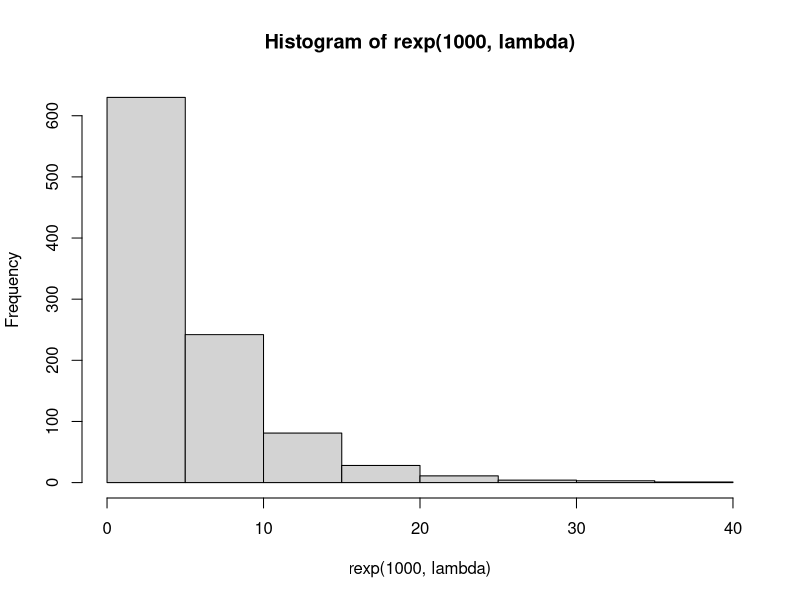
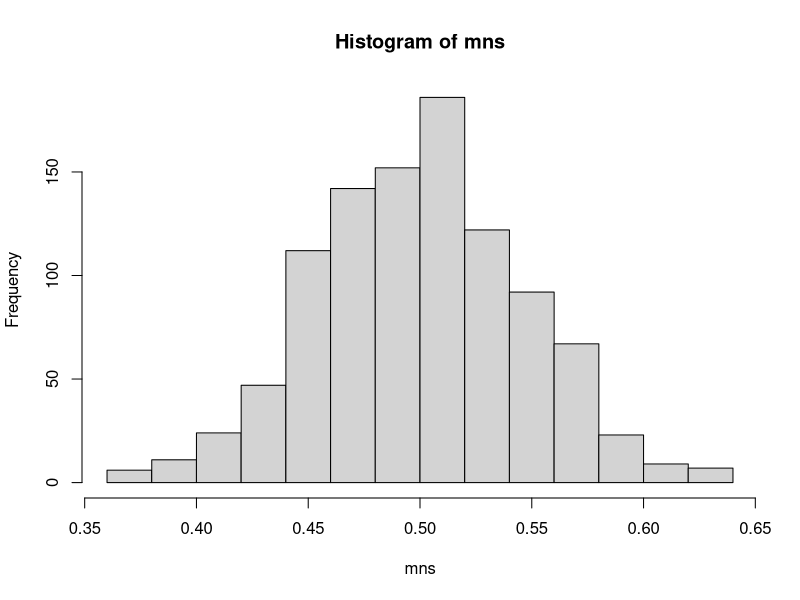
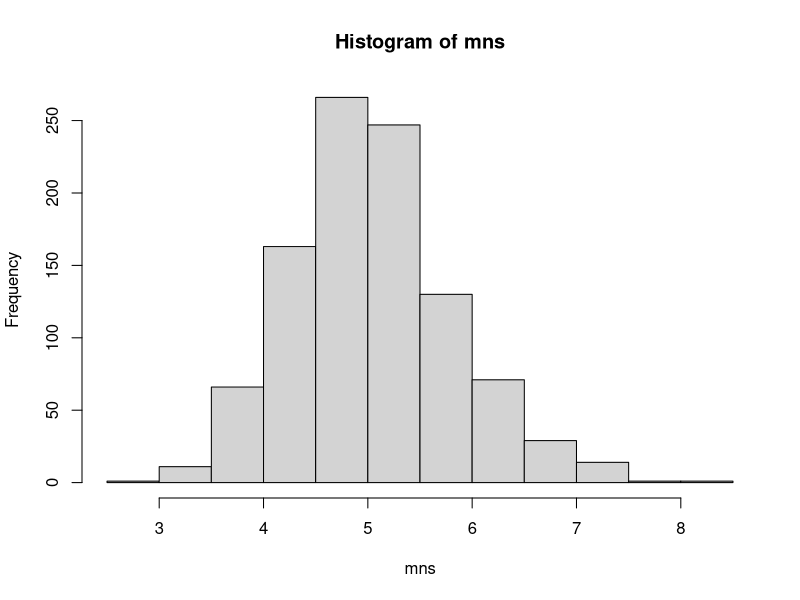
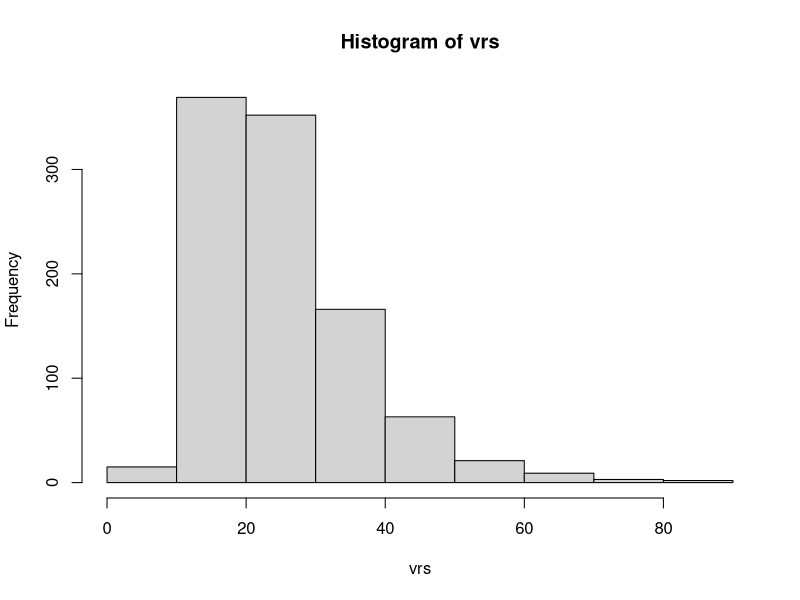
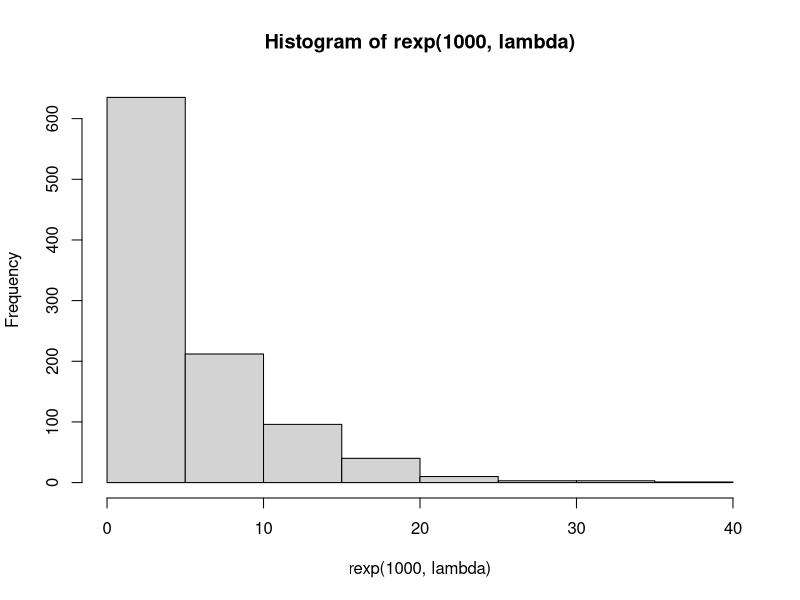

The R script that drew these images, in order:
# Simulation

lambda = 0.2
hist(rexp(1000, lambda))

mns = NULL
for (i in 1 : 1000) mns = c(mns, mean(runif(40)))
hist(mns)
median(mns)
mean(mns)

mns = NULL
vrs = NULL
for (i in 1 : 1000) {
    expdist <- rexp(40, lambda)
    mns = c(mns, mean(expdist))
    vrs = c(vrs, var(expdist))
}
hist(mns)
hist(vrs)

hist(rexp(1000, lambda))
